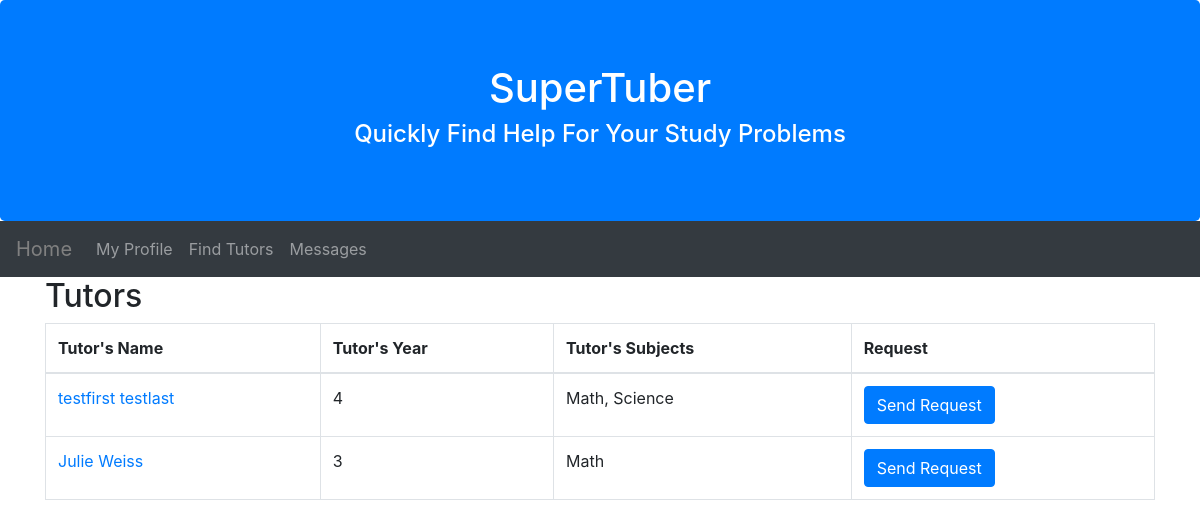
The app's page /home/tutors/ with its own data.
### FindTutors/models.py (models this page shows, shortened)
class TUser(AbstractBaseUser, PermissionsMixin):
    username = models.CharField(max_length = 200,default = '0')
    email = models.EmailField(('email address'), unique=True)
    firstname = models.CharField(max_length=200)
    lastname = models.CharField(max_length=200)
    phone_number = models.IntegerField(blank=True, null=True)
    is_tutee = models.BooleanField('student status', default=False)
    is_tutor = models.BooleanField('teacher status', default=False)
    year = models.IntegerField(blank=True, null=True)
    subjects = models.CharField(max_length=500, default="")
    is_staff = models.BooleanField(default=False)
    is_superuser = models.BooleanField(default=False)
    is_active = models.BooleanField(default=True)
    last_login = models.DateTimeField(null=True, blank=True)
    objects =  UserManager()
    USERNAME_FIELD = 'email'
    REQUIRED_FIELDS = ['username']

### FindTutors/views.py (the view)
# urls.py: path('tutors/', views.Tutors, name='tutors'),
def Tutors(request):
    model = TUser
    the_tutors = TUser.objects.filter(is_tutor = True)
    return render(request,'FindTutors/tutors.html',{'tutors':the_tutors})

### FindTutors/templates/FindTutors/tutors.html (shortened to what this page needs)
<!DOCTYPE html>
<html>
<html lang="en">
<head>
  <link rel="stylesheet" href="https://maxcdn.bootstrapcdn.com/bootstrap/4.4.1/css/bootstrap.min.css">
</head>
<div class="jumbotron text-center bg-primary text-white" style="margin-bottom:0">
  <h1>SuperTuber</h1>
  <h4>Quickly Find Help For Your Study Problems</h4>
</div>
<nav class="navbar navbar-expand-sm bg-dark navbar-dark">
  <a class="navbar-brand" href="/home"><font color="grey">Home</font></a>
  <div class="collapse navbar-collapse" id="collapsibleNavbar">
    <ul class="navbar-nav">
      <li class="nav-item">
        <a class="nav-link" href="/home/profile">My Profile</a>
      </li>
        <li class="nav-item">
        <a class="nav-link" href="">Find Tutors</a>
      </li>
        <li class="nav-item">
        <a class="nav-link" href="/home/messages">Messages</a>
      </li>
    </ul>
  </div>
</nav>
<body>
  <div class="container">
    <h2>Tutors</h2>
    <table class="table table-bordered table-hover">
      <thead>
        <tr>
          <th>Tutor's Name</th>
          <th>Tutor's Year</th>
          <th>Tutor's Subjects</th>
          <th>Request</th>
        </tr>
      </thead>
      <tbody>
        {% for tutor in tutors %}
          <tr>
            <td><a href="{{tutor.firstname}}/">{{ tutor.firstname }} {{tutor.lastname }}</a></td>
            <td>{{ tutor.year }} </td>
            <td>{{ tutor.subjects }} </td>
            <td><a class="btn btn-primary" href="/../home/request/?recipient={{tutor.email}}" role = "button">Send Request</a></td>
          </tr>
        {% endfor %}
      </tbody>
    </table>
  </div>
</body>
</html>

### records on screen
TUser: firstname "testfirst", lastname "testlast", year "4", subjects "Math, Science"
TUser: firstname "Julie", lastname "Weiss", year "3", subjects "Math"
